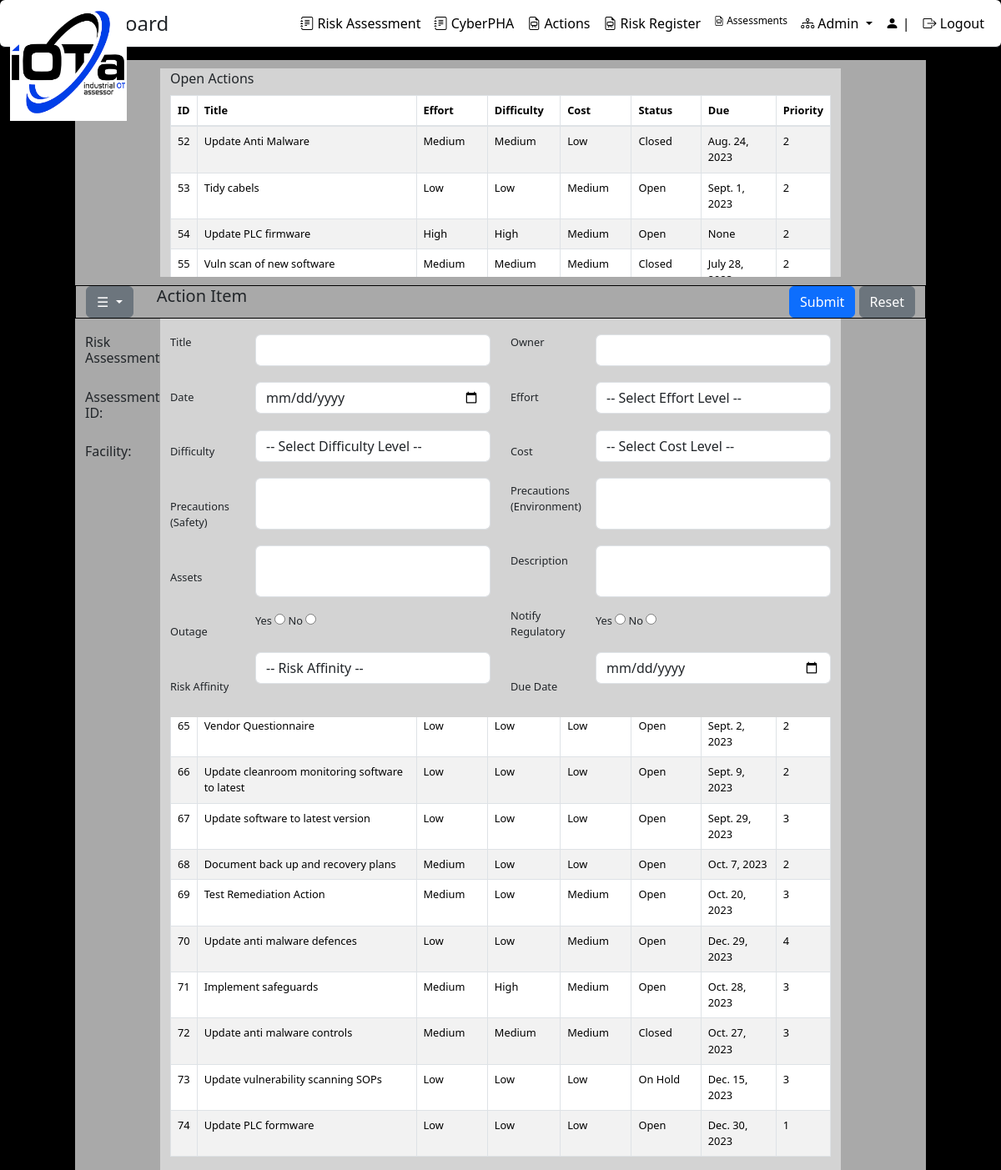
/OTRisk/raw_action, run on the app's committed database.
### OTRisk/models/raw.py (models this page shows)
class RAActions(models.Model):
    ID = models.AutoField(primary_key=True)
    RAWorksheetID = models.ForeignKey(RAWorksheet, on_delete=models.CASCADE, db_column='RAWorksheetID')
    phaID = models.IntegerField()
    actionTitle = models.CharField(max_length=255)
    actionOwner = models.CharField(max_length=255)
    actionDate = models.CharField(max_length=255)
    actionEffort = models.CharField(max_length=255)
    actionDifficulty = models.CharField(max_length=1)
    actionCost = models.CharField(max_length=1)
    actionStatus = models.CharField(max_length=50)
    actionDescription = models.CharField(max_length=255)
    actionDueDate = models.DateField()
    actionPriority = models.IntegerField()
    actionAssets = models.TextField()
    actionAffinity = models.TextField()
    safetyMitigation = models.IntegerField()
    lifeMitigation = models.IntegerField()
    productionMitigation = models.IntegerField()
    financeMitigation = models.IntegerField()
    reputationMitigation = models.IntegerField()
    environmentMitigation = models.IntegerField()
    regulationMitigation = models.IntegerField()
    dataMitigation = models.IntegerField()
    supplyMitigation = models.IntegerField()
    threatMitigation = models.IntegerField()
    vulnerabilityMitigation = models.IntegerField()
    outageWWW = models.CharField(max_length=3)
    outagePS = models.CharField(max_length=3)
    outageIT = models.CharField(max_length=3)
    outageEMS = models.CharField(max_length=3)
    outageICS = models.CharField(max_length=3)
    outageSIS = models.CharField(max_length=3)
    organizationid = models.ForeignKey(Organization, on_delete=models.CASCADE, verbose_name="Organization",
                                       related_name="ra_actions")
    userid = models.ForeignKey(User, on_delete=models.CASCADE, verbose_name="User", related_name="ra_actions")
    history = models.TextField()
    class Meta:
        db_table = 'tblRawActions'

### OTRisk/raw_views.py (the view, shortened to what this page needs)
# urls.py: path('raw_action', views.raw_action, name='raw_action'),
def raw_action(request):
    raw_actions = RAActions.objects.all()
    return render(request, 'raw_action.html', {
        'raw_actions': raw_actions
    })

### OTRisk/templates/OTRisk/raw_action.html (shortened to what this page needs)
{% load static %}
<!DOCTYPE html>
<html lang="">
<head>
<link rel="stylesheet" href="https://stackpath.bootstrapcdn.com/bootstrap/4.1.1/css/bootstrap.min.css">
<link rel="stylesheet" href="https://cdnjs.cloudflare.com/ajax/libs/bootstrap-select/1.13.1/css/bootstrap-select.min.css">
<link href="https://cdn.jsdelivr.net/npm/bootstrap-icons@1.7.1/font/bootstrap-icons.css" rel="stylesheet">
    <link rel="stylesheet" href="https://cdn.datatables.net/1.10.2/css/jquery.dataTables.min.css">
    <link href="https://cdn.jsdelivr.net/npm/select2@4.1.0-beta.1/dist/css/select2.min.css" rel="stylesheet" />
 {% load django_bootstrap5 %}
 {% bootstrap_css %}
</head>
<body style="background-color: black">
<nav class="navbar navbar-expand-lg navbar-scroll fixed-top shadow-0 border-bottom border-dark rounded">
  <div class="container-fluid d-flex justify-content-between">
   <a class="navbar-brand" href="{% url 'OTRisk:dashboardhome' %}"><img src="{% static 'images/iota - white 1.png' %}" style="height: 140px; width: 140px" class="navbar-logo" alt="">  </a>
      <h4 class="my-auto text-center flex-grow-1">Dashboard</h4>
    <div class="collapse navbar-collapse" id="navbarSupportedContent">
      <ul class="navbar-nav ms-auto">
        <li class="nav-item">
          <a class="nav-link" href="{% url 'OTRisk:qraw' %}"><i class="bi bi-journal-text"></i> Risk Assessment</a>
        </li>
        <li class="nav-item">
          <a class="nav-link" href="{% url 'OTRisk:iotaphamanager' %}"><i class="bi bi-journal-text"></i> CyberPHA</a>
        </li>
          <li class="nav-item">
          <a class="nav-link" href="{% url 'OTRisk:ra_actions_view_default' %}" tabindex="-1" ><i class="bi-file-earmark-easel"></i> Actions</a>
        </li>
        <li class="nav-item">
          <a class="nav-link" href="{% url 'OTRisk:risk_register' %}" tabindex="-1" ><i class="bi-file-earmark-easel"></i> Risk Register</a>
        </li>
        <li class="nav-item">
          <a class="nav-link" style="font-size: 12px;" href="{% url 'OTRisk:list_frameworks' %}" tabindex="-1" ><i class="bi-file-earmark-easel"></i> Assessments</a>
        </li>
        <li class="nav-item dropdown">
            <a class="nav-link dropdown-toggle" href="#" id="navbarDropdown" role="button" data-bs-toggle="dropdown" aria-expanded="false">
                <i class="bi bi-diagram-3"></i> Admin
              </a>
        </li>
        <li class="nav-item">
            <a class="nav-link" href="{% url 'accounts:profile' %}">
                <i class="bi bi-person-fill"></i> {{ user.first_name }} {{ user.last_name }} | {{ user.userprofile.organization.name }}
            </a>
        </li>
          <li class="nav-item">
            <a class="nav-link" href="{% url 'logout' %}">
                <i class="bi bi-box-arrow-right"></i> Logout
            </a>
        </li>
      </ul>
    </div>
  </div>
</nav>
<br><br><br>
    <form name="frm_raw_action" id="frm_raw_action" method="POST" action="{% url 'OTRisk:raw_action' %}">
    <div class="row">
        <div class="col-md-1 "></div>
        <div class="col-md-10 ">
         <div class="row" style="background-color: darkgray; height: 10px"></div>
       </div>
        <div class="col-md-1 "></div>
    </div>
    <div class="row" style="height: 250px">
        <div class="col-md-1"></div>
        <div class="col-md-8" id="statDisplay" style="background-color: lightgrey">
            <label for="actionTable" class="form-label">Open Actions</label>
            <table id="actionTable" class="table table-striped table-bordered small-font">
            <thead>
                <tr>
                    <th>ID</th>
                    <th>Title</th>
                    <th>Effort</th>
                    <th>Difficulty</th>
                    <th>Cost</th>
                    <th>Status</th>
                    <th>Due</th>
                    <th>Priority</th>
                </tr>
            </thead>
            <tbody>
                {% for raw_actions in raw_actions %}
                    <tr data-description="{{ raw_actions.actionDescription }}">
                        <td>{{ raw_actions.ID }}</td>
                        <td>{{ raw_actions.actionTitle }}</td>
                        <td>{{ raw_actions.actionEffort }}</td>
                        <td>{{ raw_actions.actionDifficulty }}</td>
                        <td>{{ raw_actions.actionCost }}</td>
                        <td>{{ raw_actions.actionStatus }}</td>
                        <td>{{ raw_actions.actionDueDate }}</td>
                        <td>{{ raw_actions.actionPriority }}</td>
                    </tr>
                {% endfor %}
            </tbody>
            </table>
        </div>
        <div class="col-md-1"></div>
    </div>
    <div class="row">
        <div class="col-md-1 "></div>
        <div class="col-md-10 ">
         <div class="row" style="background-color: darkgray; height: 10px"></div>
       </div>
        <div class="col-md-1 "></div>
    </div>
    <div class="row">
        <div class="col-md-1 "></div>
        <div class="col-md-10 ">
         <div class="row" style="background-color: darkgray; height: 40px; border: 1px solid black;">
             <div class="col-md-1 text-left">
                 <div class="dropdown">
                    <button class="btn btn-secondary dropdown-toggle" type="button" id="dropdownMenuButton" data-toggle="dropdown" aria-haspopup="true" aria-expanded="false">
                        &#9776;
                    </button>
                </div>
             </div>
             <div class="col-md-2 text-left">
                <h5>Action Item</h5>
             </div>
             <div class="col-md-3 text-left"></div>
            <div class="col-md-6 text-right">
                <button type="submit" class="btn btn-primary">Submit</button>
                <button type="button" class="btn btn-secondary">Reset</button>
            </div>
        </div>
       </div>
        <div class="col-md-1 "></div>
    </div>
    <div class="row small-font">
        <div class="col-md-1"></div>
        <div class="col-md-1" style="background-color: darkgray">
            <br>
            <h6>Risk Assessment:</h6>
            <h6>Assessment ID:</h6>
            <h6>Facility:</h6>
        </div>
        <div class="col-md-1" style="background-color: lightgrey">
            <br>
            <label class="form-label">Title</label><br><br><br>
            <label class="form-label">Date</label><br><br><br>
            <label class="form-label">Difficulty</label><br><br><br>
            <label class="form-label">Precautions (Safety)</label><br><br><br>
            <label class="form-label">Assets</label><br><br><br>
            <label class="form-label">Outage</label><br><br><br>
            <label class="form-label">Risk Affinity</label><br><br>
       </div>
        <div class="col-md-3" style="background-color: lightgrey">
            <br>
            <input type="text" id="actionTitle" name="actionTitle" class="form-control" /><br>
            <input type="date" id="actionDate" name="actionDate" class="form-control" /><br>
            <select id="actionDifficulty" name="actionDifficulty" class="form-control"><br>
                <option>-- Select Difficulty Level --</option>
            </select>
            <br>
            <textarea class="form-control" rows="2" id="safetyPrecautions" name="safetyPrecautions" style="resize: none"></textarea><br>
            <textarea class="form-control" rows="2" id="actionAssets" name="actionAssets" style="resize: none"></textarea><br>
                <label for="yes">Yes</label>
                <input type="radio" id="yes" name="actionOutageYesNo" value="yes">
                <label for="no">No</label>
                <input type="radio" id="no" name="actionOutageYesNo" value="no">
            <br><br>
            <select id="actionEffective" name="actionEffective" class="form-control">
                <option>-- Risk Affinity --</option>
            </select>
            <br>
       </div>
        <div class="col-md-1" style="background-color: lightgrey">
            <br>
            <label class="form-label">Owner</label><br><br><br>
            <label class="form-label">Effort</label><br><br><br>
            <label class="form-label">Cost</label><br><br>
            <label class="form-label">Precautions (Environment)</label><br><br><br>
            <label class="form-label">Description</label><br><br><br>
            <label class="form-label">Notify Regulatory</label><br><br><br>
            <label class="form-label">Due Date</label><br><br>
       </div>
        <div class="col-md-3" style="background-color: lightgrey">
            <br>
            <input type="text" id="actionOwner" name="actionOwner" class="form-control" /><br>
            <select id="actionEffort" name="actionEffort" class="form-control">
                <option>-- Select Effort Level --</option>
            </select>
            <br>
            <select id="actionCost" name="actionCost" class="form-control"><br>
                <option>-- Select Cost Level --</option>
            </select>
            <br>
            <textarea class="form-control" rows="2" id="environmentPrecautions" name="environmentPrecautions" style="resize: none"></textarea>
            <br>
            <textarea class="form-control" rows="2" id="actionDescription" name="actionDescription" style="resize: none"></textarea>
            <br>
                <label for="yes">Yes</label>
                <input type="radio" id="yes" name="actionRegsYesNo" value="yes">
                <label for="no">No</label>
                <input type="radio" id="no" name="actionRegsYesNo" value="no">
            <br><br>
            <input type="date" id="dueDate" name="dueDate" class="form-control" oninput="validateDate()" />
       </div>
        <div class="col-md-1" style="background-color: darkgray"></div>
        <div class="col-md-1"></div>
    </div>
    </form>
</body>
</html>

### OTRisk/templates/OTRisk/raw_action.html (style rules this page uses)
.small-font { font-size: 0.8rem; }
.navbar-scroll .nav-link, .navbar-scroll .navbar-toggler-icon, .navbar-scroll .navbar-brand { color: #000000; }
.navbar-scroll { background-color: #FFFFFF; text-decoration-color: #000000; }
.navbar-scrolled .nav-link, .navbar-scrolled .navbar-toggler-icon, .navbar-scroll .navbar-brand { color: #262626; }
.navbar-logo { position: absolute; top: 5px; left: 5; height: 100px; z-index: 10; }

### data on the page
RAActions: ID "52", actionTitle "Update Anti Malware", actionEffort "Medium", actionDifficulty "Medium", actionCost "Low", actionStatus "Closed", actionDueDate "Aug. 24, 2023", actionPriority "2"
RAActions: ID "53", actionTitle "Tidy cabels", actionEffort "Low", actionDifficulty "Low", actionCost "Medium", actionStatus "Open", actionDueDate "Sept. 1, 2023", actionPriority "2"
RAActions: ID "54", actionTitle "Update PLC firmware", actionEffort "High", actionDifficulty "High", actionCost "Medium", actionStatus "Open", actionDueDate "None", actionPriority "2"
RAActions: ID "55", actionTitle "Vuln scan of new software", actionEffort "Medium", actionDifficulty "Medium", actionCost "Medium", actionStatus "Closed", actionDueDate "July 28,…", actionPriority "2"
RAActions: ID "65", actionTitle "Vendor Questionnaire", actionEffort "Low", actionDifficulty "Low", actionCost "Low", actionStatus "Open", actionDueDate "Sept. 2, 2023", actionPriority "2"
RAActions: ID "66", actionTitle "Update cleanroom monitoring software to latest", actionEffort "Low", actionDifficulty "Low", actionCost "Low", actionStatus "Open", actionDueDate "Sept. 9, 2023", actionPriority "2"
RAActions: ID "67", actionTitle "Update software to latest version", actionEffort "Low", actionDifficulty "Low", actionCost "Low", actionStatus "Open", actionDueDate "Sept. 29, 2023", actionPriority "3"
RAActions: ID "68", actionTitle "Document back up and recovery plans", actionEffort "Medium", actionDifficulty "Low", actionCost "Low", actionStatus "Open", actionDueDate "Oct. 7, 2023", actionPriority "2"
RAActions: ID "69", actionTitle "Test Remediation Action", actionEffort "Medium", actionDifficulty "Low", actionCost "Medium", actionStatus "Open", actionDueDate "Oct. 20, 2023", actionPriority "3"
RAActions: ID "70", actionTitle "Update anti malware defences", actionEffort "Low", actionDifficulty "Low", actionCost "Medium", actionStatus "Open", actionDueDate "Dec. 29, 2023", actionPriority "4"
RAActions: ID "71", actionTitle "Implement safeguards", actionEffort "Medium", actionDifficulty "High", actionCost "Medium", actionStatus "Open", actionDueDate "Oct. 28, 2023", actionPriority "3"
RAActions: ID "72", actionTitle "Update anti malware controls", actionEffort "Medium", actionDifficulty "Medium", actionCost "Medium", actionStatus "Closed", actionDueDate "Oct. 27, 2023", actionPriority "3"
RAActions: ID "73", actionTitle "Update vulnerability scanning SOPs", actionEffort "Low", actionDifficulty "Low", actionCost "Low", actionStatus "On Hold", actionDueDate "Dec. 15, 2023", actionPriority "3"
RAActions: ID "74", actionTitle "Update PLC formware", actionEffort "Low", actionDifficulty "Low", actionCost "Low", actionStatus "Open", actionDueDate "Dec. 30, 2023", actionPriority "1"
